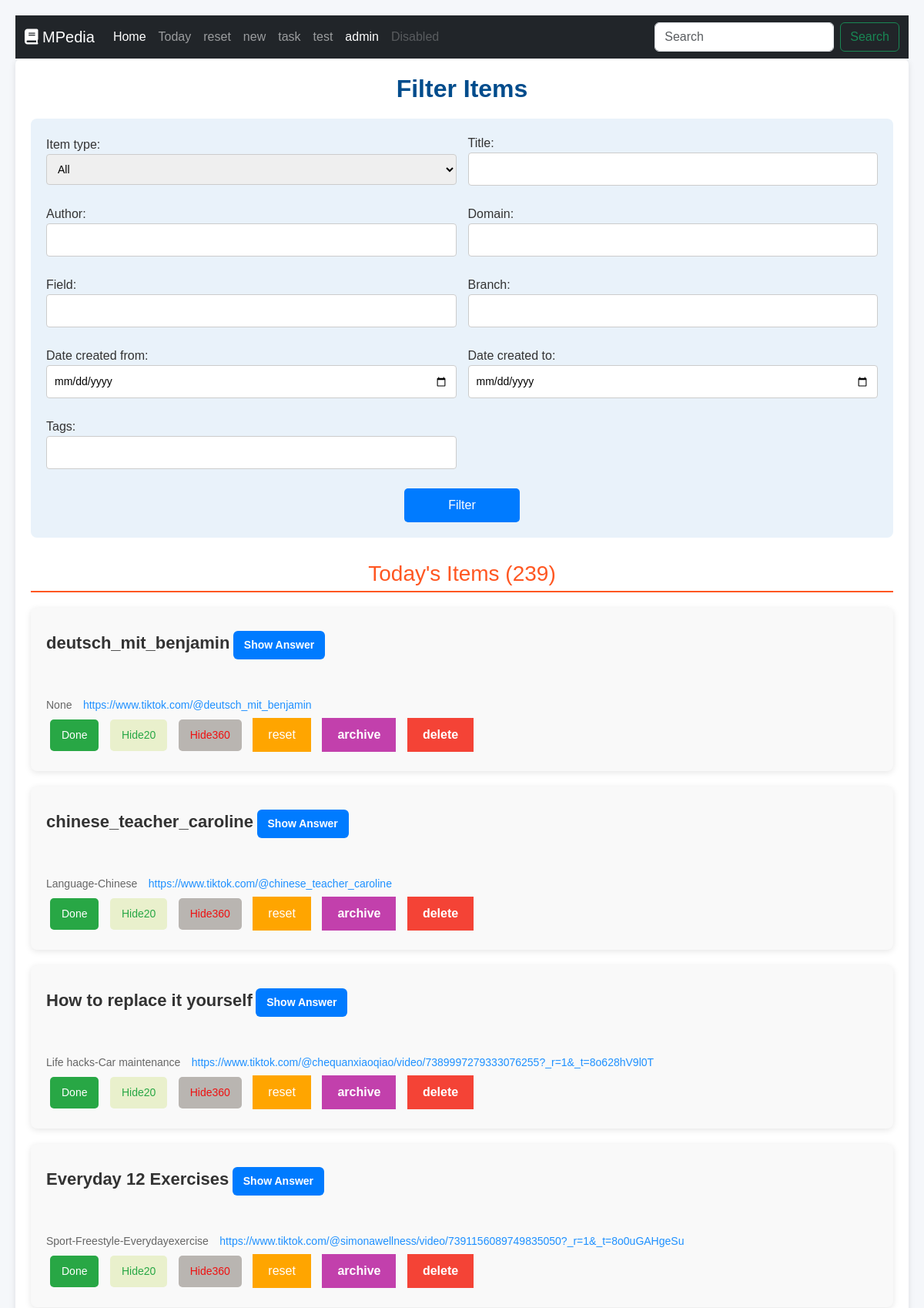
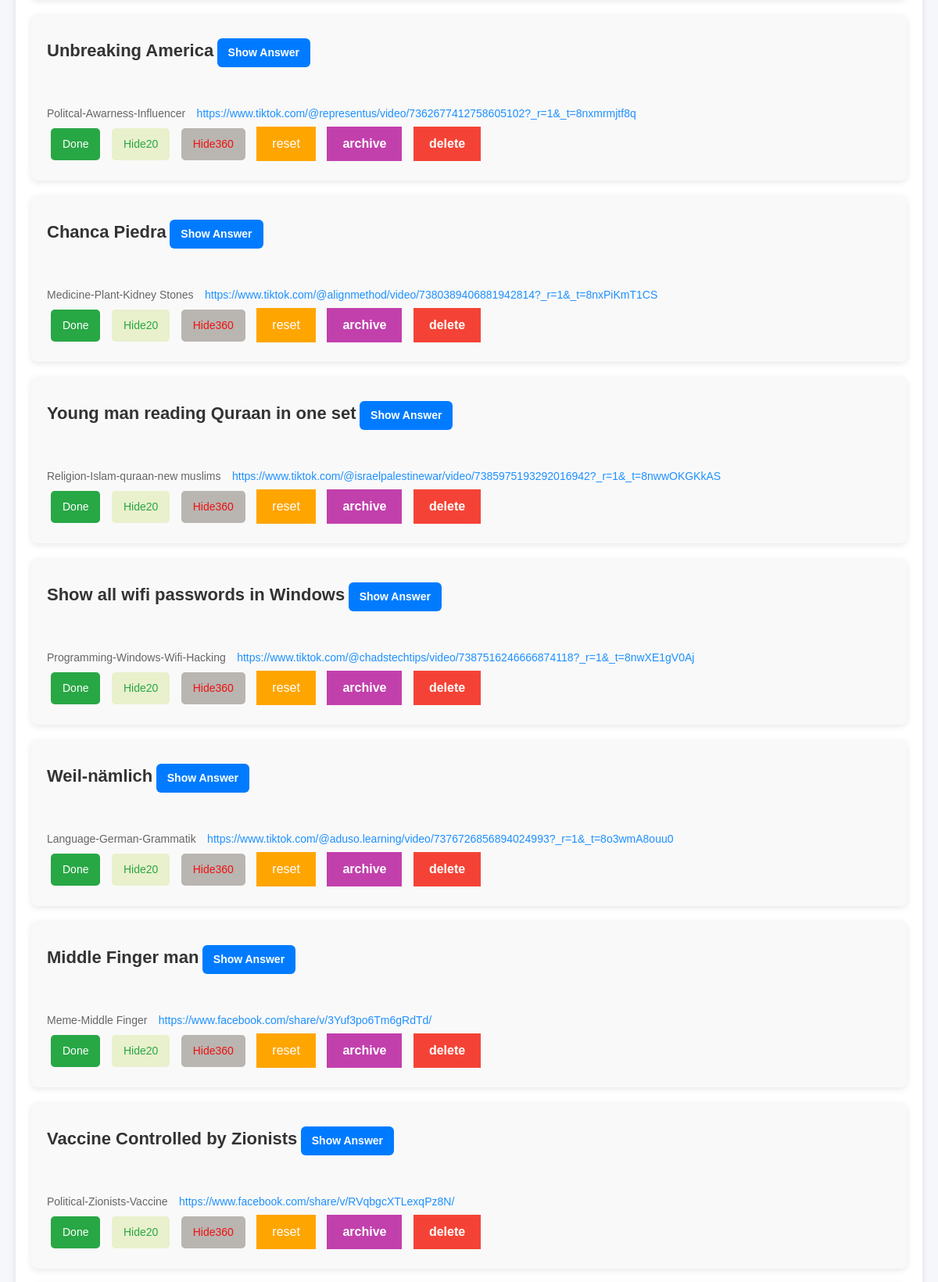
The app's page /memory/ (upper part) with its own data (2 pictures, top to bottom).
### interface/models.py (models this page shows, shortened)
class Item(models.Model):
    ITEM_TYPES = [
        ('Contact', 'Contact'),
        ('Article', 'Article'),
        ('Book', 'Book'),
        ('Quote', 'Quote'),
        ('Equation', 'Equation'),
        ('Code', 'Code'),
        ('Project', 'Project'),
        ('Task', 'Task'),
        ('Presentation', 'Presentation'),
        ('Research Paper', 'Research Paper'),
        ('Place', 'Place'),
        ('Post', 'Post'),
        ('Journal Entry', 'Journal Entry'),
        ('Report', 'Report'),
        ('Manual', 'Manual'),
        ('Guide', 'Guide'),
        ('Diagram', 'Diagram'),
        ('Image', 'Image'),
        ('Video', 'Video'),
        ('Audio', 'Audio'),
        ('Spreadsheet', 'Spreadsheet'),
        ('Dataset', 'Dataset'),
        ('Note', 'Note'),
        ('Email', 'Email'),
        ('Letter', 'Letter'),
        ('Survey', 'Survey'),
        ('Form', 'Form'),
        ('Resume', 'Resume'),
        ('Cover Letter', 'Cover Letter'),
        ('Policy Document', 'Policy Document'),
        ('Procedure', 'Procedure'),
        ('Contract', 'Contract'),
        ('Invoice', 'Invoice'),
        ('Receipt', 'Receipt'),
        ('Meeting Minutes', 'Meeting Minutes'),
        ('Agenda', 'Agenda'),
        ('Newsletter', 'Newsletter'),
        ('Brochure', 'Brochure'),
        ('Flyer', 'Flyer'),
        ('Press Release', 'Press Release'),
        ('Announcement', 'Announcement'),
        ('Memo', 'Memo'),
        ('White Paper', 'White Paper'),
        ('Case Study', 'Case Study'),
        ('Technical Specification', 'Technical Specification'),
        ('Blueprint', 'Blueprint'),
        ('Map', 'Map'),
        ('Flowchart', 'Flowchart'),
        ('Storyboard', 'Storyboard'),
        ('Mind Map', 'Mind Map'),
        ('Checklist', 'Checklist'),
        ('To-Do List', 'To-Do List'),
        ('Calendar Event', 'Calendar Event'),
        ('Log', 'Log'),
        ('Schedule', 'Schedule'),
        ('Plan', 'Plan'),
        ('Strategy', 'Strategy'),
        ('Proposal', 'Proposal'),
        ('Quote (Sales)', 'Quote (Sales)'),
        ('Order', 'Order'),
        ('Shipping Document', 'Shipping Document'),
        ('Warranty', 'Warranty'),
        ('User Feedback', 'User Feedback'),
        ('Bug Report', 'Bug Report'),
        ('Feature Request', 'Feature Request'),
        ('Interview', 'Interview'),
        ('Transcript', 'Transcript'),
        ('Speech', 'Speech'),
        ('Biography', 'Biography'),
        ('Autobiography', 'Autobiography'),
        ('Review', 'Review'),
        ('Critique', 'Critique'),
        ('Opinion', 'Opinion'),
        ('Editorial', 'Editorial'),
        ('Recipe', 'Recipe'),
        ('Menu', 'Menu'),
        ('Blog Post', 'Blog Post'),
        ('Web Page', 'Web Page'),
        ('Forum Post', 'Forum Post'),
        ('Social Media Post', 'Social Media Post'),
        ('Message', 'Message'),
        ('Comment', 'Comment'),
        ('Forum Thread', 'Forum Thread'),
        ('Webinar', 'Webinar'),
        ('Online Course', 'Online Course'),
        ('Training Material', 'Training Material'),
        ('Certification', 'Certification'),
        ('License', 'License'),
        ('Patents', 'Patents'),
        ('Trademark', 'Trademark'),
        ('Copyright', 'Copyright'),
        ('Legal Document', 'Legal Document'),
        ('Regulation', 'Regulation'),
        ('Standard', 'Standard'),
        ('Code of Conduct', 'Code of Conduct'),
        ('Guideline', 'Guideline'),
        ('FAQ', 'FAQ'),
        ('Help Document', 'Help Document'),
        ('Support Ticket', 'Support Ticket'),
        ('Troubleshooting Guide', 'Troubleshooting Guide'),
    ]
    item_type = models.CharField(max_length=50, choices=ITEM_TYPES)
    title = models.CharField(max_length=2000)
    content = models.TextField(blank=True, null=True)
    author = models.CharField(max_length=255, blank=True, null=True,default="Mody")
    fPlatform = models.ForeignKey(Platform, on_delete=models.CASCADE, blank=True, null=True)
    platform = models.CharField(max_length=255, blank=True, null=True)
    date_created = models.DateField(auto_now_add=True)
    domain = models.ForeignKey(Domain, on_delete=models.CASCADE, blank=True, null=True)
    field = models.ForeignKey(Field, on_delete=models.CASCADE, blank=True, null=True)
    branch = models.ForeignKey(Branch, on_delete=models.CASCADE, blank=True, null=True)
    area = models.ForeignKey(Area, on_delete=models.CASCADE, blank=True, null=True)
    topic = models.ForeignKey(Topic, on_delete=models.CASCADE, blank=True, null=True)
    section = models.ForeignKey(Section, on_delete=models.CASCADE, blank=True, null=True)
    aspect = models.ForeignKey(Aspect, on_delete=models.CASCADE, blank=True, null=True)
    tags = models.CharField(max_length=255, blank=True, null=True)
    link = models.URLField(blank=True, null=True)
    init_time  =  models.DateField(null=True, blank=True)
    last_time  = models.DateField(null=True, blank=True)
    next_time  = models.DateField(null=True, blank=True)
    hide_time = models.CharField(max_length=255, blank=True, null=True)

### interface/views.py (the view, shortened to what this page needs)
# urls.py: path('memory/', memory, name='memory'),
def memory(request):
    form = ItemFilterForm(request.GET)
    items = Item.objects.filter(Q(hide_time__lte=time.time()) & Q(next_time__lte=date.today()) & ~Q(next_time=F('last_time')) & ~Q(item_type ="Task") )
    if form.is_valid():
        if form.cleaned_data['item_type']:
            items = items.filter(item_type=form.cleaned_data['item_type'])
        if form.cleaned_data['title']:
            items = items.filter(title__icontains=form.cleaned_data['title'])
        if form.cleaned_data['author']:
            items = items.filter(author__icontains=form.cleaned_data['author'])
        if form.cleaned_data['date_created_from']:
            items = items.filter(date_created__gte=form.cleaned_data['date_created_from'])
        if form.cleaned_data['date_created_to']:
            items = items.filter(date_created__lte=form.cleaned_data['date_created_to'])
        if form.cleaned_data['tags']:
            tags = form.cleaned_data['tags'].split(',')
            for tag in tags:
                items = items.filter(tags__icontains=tag.strip())
    return render(request, 'interface/today_list.html', {'form': form, 'items': items})

### interface/forms.py
class ItemFilterForm(forms.Form):
    ITEM_TYPES = [('', 'All')] + Item.ITEM_TYPES
    item_type = forms.ChoiceField(choices=ITEM_TYPES, required=False)
    title = forms.CharField(max_length=255, required=False)
    author = forms.CharField(max_length=255, required=False)
    domain = forms.CharField(max_length=255, required=False)
    field = forms.CharField(max_length=255, required=False)
    branch= forms.CharField(max_length=255, required=False)
    date_created_from = forms.DateField(required=False, widget=forms.TextInput(attrs={'type': 'date'}))
    date_created_to = forms.DateField(required=False, widget=forms.TextInput(attrs={'type': 'date'}))
    tags = forms.CharField(max_length=255, required=False)

### interface/templates/interface/today_list.html (shortened to what this page needs)
{% extends "base.html" %}
{% load static %}
{%block css_files%}
<link rel="stylesheet" href="{% static 'interface/style.css' %}">
{%endblock%}
{% block content %}
<body>
    <div class="container">
        <h1 class="page-title">Filter Items</h1>
        <form method="get" class="filter-form">
            {{ form.as_p }}
            <button type="submit" class="btn-filter">Filter</button>
        </form>
        <h2 class="section-title">Today's Items ({{ items|length }})</h2>
        <ul class="items-list">
            {% for item in items %}
            <li class="item">
                <form action="" method="post" class="item-form">
                    <div class="item-form">
                        <a href="{% url 'details' item.id %}" class="item-title">{{ item.title }}</a>
                        <button type="button" class="btn-show-content" onclick="this.nextElementSibling.style.visibility = 'visible'">
                            Show Answer
                        </button>
                        <span class="item-tags">{{ item.tags|linebreaksbr }}</span>
                        <a href="{{ item.link }}" class="item-link">{{ item.link }}</a>
                    </div>
                    <button name="done" value="{{item.id}}" class="btn-done">Done</button>
                    <button name="hide_20" value="{{item.id}}" class="btn-hide20">Hide20</button>
                    <button name="hide_360" value="{{item.id}}" class="btn-hide360">Hide360</button>
                    <button name="reset" value="{{item.id}}" class="btn-reset">reset</button>
                    <button name="archive" value="{{item.id}}" class="btn-archive">archive</button>
                    <button name="delete" value="{{item.id}}" class="btn-delete"  onclick="return confirmDelete();">delete</button>
                </form>
            </li>
            {% endfor %}
        </ul>
    </div>
</body>
{%endblock%}

### templates/base.html (shortened to what this page needs)
{%load static %}
<!DOCTYPE html>
<html lang="en">
<head> <meta charset="UTF-8">
	<link rel="stylesheet" href ="{%static "style.css" %}">
	<link href="https://cdn.jsdelivr.net/npm/bootstrap@5.3.3/dist/css/bootstrap.min.css" rel="stylesheet">
	<link rel="stylesheet" href="https://cdnjs.cloudflare.com/ajax/libs/font-awesome/6.0.0-beta3/css/all.min.css">
	{%block css_files%}
	{%endblock%}
</head>
<body>
<nav class="navbar navbar-expand-lg bg-dark navbar-dark" >
    <div class="container-fluid">
		<a class="navbar-brand" href="#"> <i class="fas fa-book"></i> MPedia</a>
		<div class="collapse navbar-collapse" id="navbarSupportedContent">
		  <ul class="navbar-nav me-auto mb-2 mb-lg-0">
			<li class="nav-item">
			  <a class="nav-link active" aria-current="page" href={% url 'item_list'%}>Home</a>
			</li>
			<li class="nav-item">
				<a class="nav-link" href={% url 'memory'%}>Today</a>
			</li>
			<li class="nav-item">
				<a class="nav-link" href={% url 'reset'%}>reset</a>
			  </li>
			<li class="nav-item">
				<a class="nav-link" href={% url 'new'%}>new</a>
			  </li>
			<li class="nav-item">
				<a class="nav-link" href={% url 'task'%}>task</a>
			</li>
			<li class="nav-item">
				<a class="nav-link" href={% url 'test'%}>test</a>
			</li>
			<li class="nav-item">
				<a class="nav-link active" aria-current="page" href={% url 'admin:index'%}>admin</a>
			  </li>
			<li class="nav-item">
			  <a class="nav-link disabled" aria-disabled="true">Disabled</a>
			</li>
		  </ul>
		  <form class="d-flex" role="search">
			<input class="form-control me-2" type="search" placeholder="Search" aria-label="Search">
			<button class="btn btn-outline-success" type="submit">Search</button>
		  </form>
		</div>
	  </div>
</nav>
	{% block content %}
     {% endblock %}
</body>
</html>

### interface/static/interface/style.css (style rules this page uses)
body { font-family: 'Arial', sans-serif; background-color: #f5f7fa; color: #333; margin: 0; padding: 20px; }
.container { max-width: 1200px; margin: 0 auto; padding: 20px; background-color: #fff; border-radius: 8px; box-shadow: 0 2px 8px rgba(0, 0, 0, 0.1); }
.page-title { text-align: center; font-size: 32px; font-weight: bold; margin-bottom: 20px; color: #004c8c; }
.filter-form { background-color: #e9f2fa; padding: 20px; border-radius: 8px; margin-bottom: 30px; display: grid; grid-template-columns: repeat(2, 1fr); gap: 15px; align-items: center; }
.filter-form p { margin-bottom: 10px; display: flex; flex-direction: column; }
.filter-form input[type="text"], .filter-form select, .filter-form input[type="date"] { padding: 10px; border: 1px solid #ccc; border-radius: 4px; width: 100%; box-sizing: border-box; font-size: 14px; }
.filter-form button[type="submit"] { grid-column: span 2; width: 150px; padding: 10px; background-color: #007bff; color: white; border: none; border-radius: 5px; font-size: 16px; cursor: pointer; justify-self: center; transition: background-color 0.3s ease; }
.section-title { font-size: 28px; text-align: center; margin-bottom: 20px; color: #ff5722; border-bottom: 2px solid #ff5722; padding-bottom: 5px; }
.items-list { list-style: none; padding: 0; margin: 0; }
.item { background-color: #f9f9f9; margin-bottom: 20px; padding: 20px; border-radius: 8px; box-shadow: 0 2px 8px rgba(0, 0, 0, 0.1); transition: box-shadow 0.3s ease; }
.item-form { align-items: center; }
.item-title { font-size: 22px; font-weight: bold; color: #333; text-decoration: none; }
.item-type, .item-author, .item-date, .item-tags { font-size: 14px; color: #666; margin-right: 10px; }
.item-link { color: #1e90ff; font-size: 14px; text-decoration: none; }
.btn-done { margin: 5px; background-color: #28a745; color: white; border: none; padding: 10px 15px; border-radius: 5px; cursor: pointer; font-size: 14px; transition: background-color 0.3s ease; }
.btn-show-content { margin: 10px 0; background-color: #007bff; color: white; border: none; padding: 8px 14px; border-radius: 6px; cursor: pointer; font-size: 14px; font-weight: bold; transition: background-color 0.3s ease, transform 0.1s ease; }
.btn-hide20 { margin: 5px; background-color: #e9f0cc; color: #28a745; border: none; padding: 10px 15px; border-radius: 5px; cursor: pointer; font-size: 14px; transition: background-color 0.3s ease; }
.btn-hide360 { margin: 5px; background-color: #b9b5b1; color: #ee1111; border: none; padding: 10px 15px; border-radius: 5px; cursor: pointer; font-size: 14px; transition: background-color 0.3s ease; }
.btn-archive { margin: 5px; background-color: #c240ac; color: white; padding: 10px 20px; border: none; cursor: pointer; font-weight: bold; }
.btn-delete { margin: 5px; background-color: #f44336; color: white; padding: 10px 20px; border: none; cursor: pointer; font-weight: bold; }
.btn-reset { margin: 5px; background-color: #FFA500; color: white; padding: 10px 20px; border: none; cursor: pointer; }

### records on screen
Item: title "deutsch_mit_benjamin", tags "None", link "https://www.tiktok.com/@deutsch_mit_benjamin", {{ item.id }} 1 (drawn)
Item: title "chinese_teacher_caroline", tags "Language-Chinese", link "https://www.tiktok.com/@chinese_teacher_caroline", {{ item.id }} 2 (drawn)
Item: title "How to replace it yourself", tags "Life hacks-Car maintenance", link "https://www.tiktok.com/@chequanxiaoqiao/video/7389997279333076255?_r=1&_t=8o628hV9l0T", {{ item.id }} 3 (drawn)
Item: title "Everyday 12 Exercises", tags "Sport-Freestyle-Everydayexercise", link "https://www.tiktok.com/@simonawellness/video/7391156089749835050?_r=1&_t=8o0uGAHgeSu", {{ item.id }} 6 (drawn)
Item: title "Unbreaking America", tags "Politcal-Awarness-Influencer", link "https://www.tiktok.com/@representus/video/7362677412758605102?_r=1&_t=8nxmrmjtf8q", {{ item.id }} 8 (drawn)
Item: title "Chanca Piedra", tags "Medicine-Plant-Kidney Stones", link "https://www.tiktok.com/@alignmethod/video/7380389406881942814?_r=1&_t=8nxPiKmT1CS", {{ item.id }} 9 (drawn)
Item: title "Young man reading Quraan in one set", tags "Religion-Islam-quraan-new muslims", link "https://www.tiktok.com/@israelpalestinewar/video/7385975193292016942?_r=1&_t=8nwwOKGKkAS", {{ item.id }} 10 (drawn)
Item: title "Show all wifi passwords in Windows", tags "Programming-Windows-Wifi-Hacking", link "https://www.tiktok.com/@chadstechtips/video/7387516246666874118?_r=1&_t=8nwXE1gV0Aj", {{ item.id }} 13 (drawn)
Item: title "Weil-nämlich", tags "Language-German-Grammatik", link "https://www.tiktok.com/@aduso.learning/video/7376726856894024993?_r=1&_t=8o3wmA8ouu0", {{ item.id }} 15 (drawn)
Item: title "Middle Finger man", tags "Meme-Middle Finger", link "https://www.facebook.com/share/v/3Yuf3po6Tm6gRdTd/", {{ item.id }} 16 (drawn)
Item: title "Vaccine Controlled by Zionists", tags "Political-Zionists-Vaccine", link "https://www.facebook.com/share/v/RVqbgcXTLexqPz8N/", {{ item.id }} 17 (drawn)

### other values on screen
{{ items|length }} "239"
